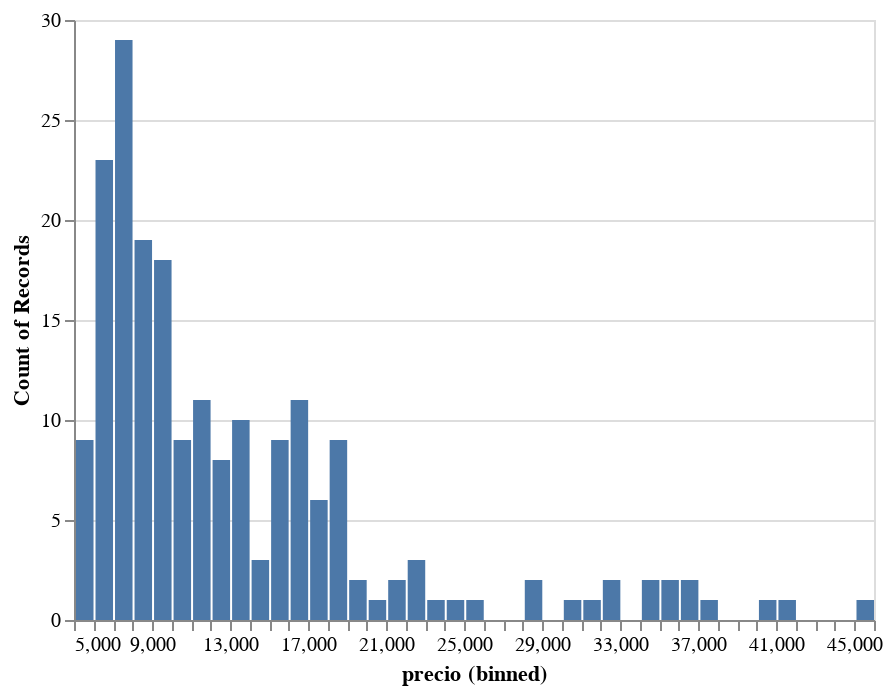

Notebook code for this chart:
### Code cell
#Ejercicio 2
#Grafique el histograma para el atributo precio agrupando los precios en rangos de 1000
alt.Chart(df).mark_bar()\
   .encode(alt.X("precio:Q", bin=alt.Bin(step=1000)),  # Especificar el tamaño del bin como 1000
       y='count()')

### Figure 1 — Vega-Lite specification as saved in the notebook (floating-point values rounded to 4 significant figures; data arrays with more than 128 entries replaced by an {"elided": "..."} marker saying what was removed)
{"config": {"view": {"continuousWidth": 400, "continuousHeight": 300}}, "data": {"name": "data-618b75d1ab701c677a7e20a11ba8c3dc"}, "mark": "bar", "encoding": {"x": {"bin": {"step": 1000}, "field": "precio", "type": "quantitative"}, "y": {"aggregate": "count", "type": "quantitative"}}, "$schema": "https://vega.github.io/schema/vega-lite/v4.17.0.json", "datasets": {"data-618b75d1ab701c677a7e20a11ba8c3dc": {"elided": "205 records"}}}
